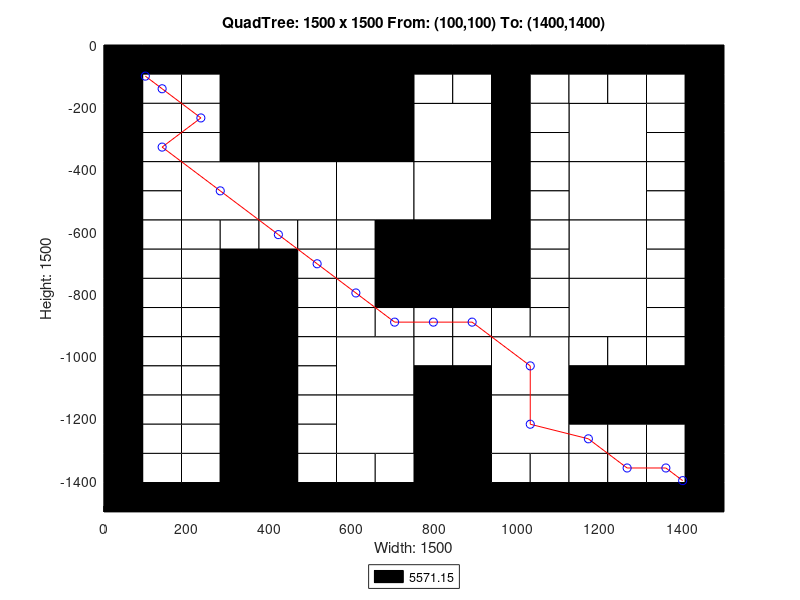

This chart was generated by the following MATLAB code:
axis([0 1500 -1500 0]);
title('QuadTree: 1500 x 1500 From: (100,100) To: (1400,1400)');
xlabel('Width: 1500');
ylabel('Height: 1500');
rectangle('Position',[375 -375 375 375], 'FaceColor',[0 0 0]);
rectangle('Position',[187.5 -562.5 187.5 187.5], 'FaceColor',[1 1 1]);
rectangle('Position',[375 -562.5 187.5 187.5], 'FaceColor',[1 1 1]);
rectangle('Position',[562.5 -562.5 187.5 187.5], 'FaceColor',[1 1 1]);
rectangle('Position',[750 -375 187.5 187.5], 'FaceColor',[1 1 1]);
rectangle('Position',[1125 -375 187.5 187.5], 'FaceColor',[1 1 1]);
rectangle('Position',[750 -562.5 187.5 187.5], 'FaceColor',[1 1 1]);
rectangle('Position',[750 -750 187.5 187.5], 'FaceColor',[0 0 0]);
rectangle('Position',[1125 -562.5 187.5 187.5], 'FaceColor',[1 1 1]);
rectangle('Position',[1125 -750 187.5 187.5], 'FaceColor',[1 1 1]);
rectangle('Position',[562.5 -1125 187.5 187.5], 'FaceColor',[1 1 1]);
rectangle('Position',[562.5 -1312.5 187.5 187.5], 'FaceColor',[1 1 1]);
rectangle('Position',[937.5 -1125 187.5 187.5], 'FaceColor',[1 1 1]);
rectangle('Position',[1125 -937.5 187.5 187.5], 'FaceColor',[1 1 1]);
rectangle('Position',[750 -1312.5 187.5 187.5], 'FaceColor',[0 0 0]);
rectangle('Position',[937.5 -1312.5 187.5 187.5], 'FaceColor',[1 1 1]);
rectangle('Position',[750 -1500 187.5 187.5], 'FaceColor',[0 0 0]);
rectangle('Position',[0 -93.75 93.75 93.75], 'FaceColor',[0 0 0]);
rectangle('Position',[93.75 -93.75 93.75 93.75], 'FaceColor',[0 0 0]);
rectangle('Position',[0 -187.5 93.75 93.75], 'FaceColor',[0 0 0]);
rectangle('Position',[93.75 -187.5 93.75 93.75], 'FaceColor',[1 1 1]);
rectangle('Position',[187.5 -93.75 93.75 93.75], 'FaceColor',[0 0 0]);
rectangle('Position',[281.25 -93.75 93.75 93.75], 'FaceColor',[0 0 0]);
rectangle('Position',[187.5 -187.5 93.75 93.75], 'FaceColor',[1 1 1]);
rectangle('Position',[281.25 -187.5 93.75 93.75], 'FaceColor',[0 0 0]);
rectangle('Position',[0 -281.25 93.75 93.75], 'FaceColor',[0 0 0]);
rectangle('Position',[93.75 -281.25 93.75 93.75], 'FaceColor',[1 1 1]);
rectangle('Position',[0 -375 93.75 93.75], 'FaceColor',[0 0 0]);
rectangle('Position',[93.75 -375 93.75 93.75], 'FaceColor',[1 1 1]);
rectangle('Position',[187.5 -281.25 93.75 93.75], 'FaceColor',[1 1 1]);
rectangle('Position',[281.25 -281.25 93.75 93.75], 'FaceColor',[0 0 0]);
rectangle('Position',[187.5 -375 93.75 93.75], 'FaceColor',[1 1 1]);
rectangle('Position',[281.25 -375 93.75 93.75], 'FaceColor',[0 0 0]);
rectangle('Position',[0 -468.75 93.75 93.75], 'FaceColor',[0 0 0]);
rectangle('Position',[93.75 -468.75 93.75 93.75], 'FaceColor',[1 1 1]);
rectangle('Position',[0 -562.5 93.75 93.75], 'FaceColor',[0 0 0]);
rectangle('Position',[93.75 -562.5 93.75 93.75], 'FaceColor',[1 1 1]);
rectangle('Position',[0 -656.25 93.75 93.75], 'FaceColor',[0 0 0]);
rectangle('Position',[93.75 -656.25 93.75 93.75], 'FaceColor',[1 1 1]);
rectangle('Position',[0 -750 93.75 93.75], 'FaceColor',[0 0 0]);
rectangle('Position',[93.75 -750 93.75 93.75], 'FaceColor',[1 1 1]);
rectangle('Position',[187.5 -656.25 93.75 93.75], 'FaceColor',[1 1 1]);
rectangle('Position',[281.25 -656.25 93.75 93.75], 'FaceColor',[1 1 1]);
rectangle('Position',[187.5 -750 93.75 93.75], 'FaceColor',[1 1 1]);
rectangle('Position',[281.25 -750 93.75 93.75], 'FaceColor',[0 0 0]);
rectangle('Position',[375 -656.25 93.75 93.75], 'FaceColor',[1 1 1]);
rectangle('Position',[468.75 -656.25 93.75 93.75], 'FaceColor',[1 1 1]);
rectangle('Position',[375 -750 93.75 93.75], 'FaceColor',[0 0 0]);
rectangle('Position',[468.75 -750 93.75 93.75], 'FaceColor',[1 1 1]);
rectangle('Position',[562.5 -656.25 93.75 93.75], 'FaceColor',[1 1 1]);
rectangle('Position',[656.25 -656.25 93.75 93.75], 'FaceColor',[0 0 0]);
rectangle('Position',[562.5 -750 93.75 93.75], 'FaceColor',[1 1 1]);
rectangle('Position',[656.25 -750 93.75 93.75], 'FaceColor',[0 0 0]);
rectangle('Position',[750 -93.75 93.75 93.75], 'FaceColor',[0 0 0]);
rectangle('Position',[843.75 -93.75 93.75 93.75], 'FaceColor',[0 0 0]);
rectangle('Position',[750 -187.5 93.75 93.75], 'FaceColor',[1 1 1]);
rectangle('Position',[843.75 -187.5 93.75 93.75], 'FaceColor',[1 1 1]);
rectangle('Position',[937.5 -93.75 93.75 93.75], 'FaceColor',[0 0 0]);
rectangle('Position',[1031.25 -93.75 93.75 93.75], 'FaceColor',[0 0 0]);
rectangle('Position',[937.5 -187.5 93.75 93.75], 'FaceColor',[0 0 0]);
rectangle('Position',[1031.25 -187.5 93.75 93.75], 'FaceColor',[1 1 1]);
rectangle('Position',[937.5 -281.25 93.75 93.75], 'FaceColor',[0 0 0]);
rectangle('Position',[1031.25 -281.25 93.75 93.75], 'FaceColor',[1 1 1]);
rectangle('Position',[937.5 -375 93.75 93.75], 'FaceColor',[0 0 0]);
rectangle('Position',[1031.25 -375 93.75 93.75], 'FaceColor',[1 1 1]);
rectangle('Position',[1125 -93.75 93.75 93.75], 'FaceColor',[0 0 0]);
rectangle('Position',[1218.75 -93.75 93.75 93.75], 'FaceColor',[0 0 0]);
rectangle('Position',[1125 -187.5 93.75 93.75], 'FaceColor',[1 1 1]);
rectangle('Position',[1218.75 -187.5 93.75 93.75], 'FaceColor',[1 1 1]);
rectangle('Position',[1312.5 -93.75 93.75 93.75], 'FaceColor',[0 0 0]);
rectangle('Position',[1406.25 -93.75 93.75 93.75], 'FaceColor',[0 0 0]);
rectangle('Position',[1312.5 -187.5 93.75 93.75], 'FaceColor',[1 1 1]);
rectangle('Position',[1406.25 -187.5 93.75 93.75], 'FaceColor',[0 0 0]);
rectangle('Position',[1312.5 -281.25 93.75 93.75], 'FaceColor',[1 1 1]);
rectangle('Position',[1406.25 -281.25 93.75 93.75], 'FaceColor',[0 0 0]);
rectangle('Position',[1312.5 -375 93.75 93.75], 'FaceColor',[1 1 1]);
rectangle('Position',[1406.25 -375 93.75 93.75], 'FaceColor',[0 0 0]);
rectangle('Position',[937.5 -468.75 93.75 93.75], 'FaceColor',[0 0 0]);
rectangle('Position',[1031.25 -468.75 93.75 93.75], 'FaceColor',[1 1 1]);
rectangle('Position',[937.5 -562.5 93.75 93.75], 'FaceColor',[0 0 0]);
rectangle('Position',[1031.25 -562.5 93.75 93.75], 'FaceColor',[1 1 1]);
rectangle('Position',[937.5 -656.25 93.75 93.75], 'FaceColor',[0 0 0]);
rectangle('Position',[1031.25 -656.25 93.75 93.75], 'FaceColor',[1 1 1]);
rectangle('Position',[937.5 -750 93.75 93.75], 'FaceColor',[0 0 0]);
rectangle('Position',[1031.25 -750 93.75 93.75], 'FaceColor',[1 1 1]);
rectangle('Position',[1312.5 -468.75 93.75 93.75], 'FaceColor',[1 1 1]);
rectangle('Position',[1406.25 -468.75 93.75 93.75], 'FaceColor',[0 0 0]);
rectangle('Position',[1312.5 -562.5 93.75 93.75], 'FaceColor',[1 1 1]);
rectangle('Position',[1406.25 -562.5 93.75 93.75], 'FaceColor',[0 0 0]);
rectangle('Position',[1312.5 -656.25 93.75 93.75], 'FaceColor',[1 1 1]);
rectangle('Position',[1406.25 -656.25 93.75 93.75], 'FaceColor',[0 0 0]);
rectangle('Position',[1312.5 -750 93.75 93.75], 'FaceColor',[1 1 1]);
rectangle('Position',[1406.25 -750 93.75 93.75], 'FaceColor',[0 0 0]);
rectangle('Position',[0 -843.75 93.75 93.75], 'FaceColor',[0 0 0]);
rectangle('Position',[93.75 -843.75 93.75 93.75], 'FaceColor',[1 1 1]);
rectangle('Position',[0 -937.5 93.75 93.75], 'FaceColor',[0 0 0]);
rectangle('Position',[93.75 -937.5 93.75 93.75], 'FaceColor',[1 1 1]);
rectangle('Position',[187.5 -843.75 93.75 93.75], 'FaceColor',[1 1 1]);
rectangle('Position',[281.25 -843.75 93.75 93.75], 'FaceColor',[0 0 0]);
rectangle('Position',[187.5 -937.5 93.75 93.75], 'FaceColor',[1 1 1]);
rectangle('Position',[281.25 -937.5 93.75 93.75], 'FaceColor',[0 0 0]);
rectangle('Position',[0 -1031.25 93.75 93.75], 'FaceColor',[0 0 0]);
rectangle('Position',[93.75 -1031.25 93.75 93.75], 'FaceColor',[1 1 1]);
rectangle('Position',[0 -1125 93.75 93.75], 'FaceColor',[0 0 0]);
rectangle('Position',[93.75 -1125 93.75 93.75], 'FaceColor',[1 1 1]);
rectangle('Position',[187.5 -1031.25 93.75 93.75], 'FaceColor',[1 1 1]);
rectangle('Position',[281.25 -1031.25 93.75 93.75], 'FaceColor',[0 0 0]);
rectangle('Position',[187.5 -1125 93.75 93.75], 'FaceColor',[1 1 1]);
rectangle('Position',[281.25 -1125 93.75 93.75], 'FaceColor',[0 0 0]);
rectangle('Position',[375 -843.75 93.75 93.75], 'FaceColor',[0 0 0]);
rectangle('Position',[468.75 -843.75 93.75 93.75], 'FaceColor',[1 1 1]);
rectangle('Position',[375 -937.5 93.75 93.75], 'FaceColor',[0 0 0]);
rectangle('Position',[468.75 -937.5 93.75 93.75], 'FaceColor',[1 1 1]);
rectangle('Position',[562.5 -843.75 93.75 93.75], 'FaceColor',[1 1 1]);
rectangle('Position',[656.25 -843.75 93.75 93.75], 'FaceColor',[0 0 0]);
rectangle('Position',[562.5 -937.5 93.75 93.75], 'FaceColor',[1 1 1]);
rectangle('Position',[656.25 -937.5 93.75 93.75], 'FaceColor',[1 1 1]);
rectangle('Position',[375 -1031.25 93.75 93.75], 'FaceColor',[0 0 0]);
rectangle('Position',[468.75 -1031.25 93.75 93.75], 'FaceColor',[1 1 1]);
rectangle('Position',[375 -1125 93.75 93.75], 'FaceColor',[0 0 0]);
rectangle('Position',[468.75 -1125 93.75 93.75], 'FaceColor',[1 1 1]);
rectangle('Position',[0 -1218.75 93.75 93.75], 'FaceColor',[0 0 0]);
rectangle('Position',[93.75 -1218.75 93.75 93.75], 'FaceColor',[1 1 1]);
rectangle('Position',[0 -1312.5 93.75 93.75], 'FaceColor',[0 0 0]);
rectangle('Position',[93.75 -1312.5 93.75 93.75], 'FaceColor',[1 1 1]);
rectangle('Position',[187.5 -1218.75 93.75 93.75], 'FaceColor',[1 1 1]);
rectangle('Position',[281.25 -1218.75 93.75 93.75], 'FaceColor',[0 0 0]);
rectangle('Position',[187.5 -1312.5 93.75 93.75], 'FaceColor',[1 1 1]);
rectangle('Position',[281.25 -1312.5 93.75 93.75], 'FaceColor',[0 0 0]);
rectangle('Position',[0 -1406.25 93.75 93.75], 'FaceColor',[0 0 0]);
rectangle('Position',[93.75 -1406.25 93.75 93.75], 'FaceColor',[1 1 1]);
rectangle('Position',[0 -1500 93.75 93.75], 'FaceColor',[0 0 0]);
rectangle('Position',[93.75 -1500 93.75 93.75], 'FaceColor',[0 0 0]);
rectangle('Position',[187.5 -1406.25 93.75 93.75], 'FaceColor',[1 1 1]);
rectangle('Position',[281.25 -1406.25 93.75 93.75], 'FaceColor',[0 0 0]);
rectangle('Position',[187.5 -1500 93.75 93.75], 'FaceColor',[0 0 0]);
rectangle('Position',[281.25 -1500 93.75 93.75], 'FaceColor',[0 0 0]);
rectangle('Position',[375 -1218.75 93.75 93.75], 'FaceColor',[0 0 0]);
rectangle('Position',[468.75 -1218.75 93.75 93.75], 'FaceColor',[1 1 1]);
rectangle('Position',[375 -1312.5 93.75 93.75], 'FaceColor',[0 0 0]);
rectangle('Position',[468.75 -1312.5 93.75 93.75], 'FaceColor',[1 1 1]);
rectangle('Position',[375 -1406.25 93.75 93.75], 'FaceColor',[0 0 0]);
rectangle('Position',[468.75 -1406.25 93.75 93.75], 'FaceColor',[1 1 1]);
rectangle('Position',[375 -1500 93.75 93.75], 'FaceColor',[0 0 0]);
rectangle('Position',[468.75 -1500 93.75 93.75], 'FaceColor',[0 0 0]);
rectangle('Position',[562.5 -1406.25 93.75 93.75], 'FaceColor',[1 1 1]);
rectangle('Position',[656.25 -1406.25 93.75 93.75], 'FaceColor',[1 1 1]);
rectangle('Position',[562.5 -1500 93.75 93.75], 'FaceColor',[0 0 0]);
rectangle('Position',[656.25 -1500 93.75 93.75], 'FaceColor',[0 0 0]);
rectangle('Position',[750 -843.75 93.75 93.75], 'FaceColor',[0 0 0]);
rectangle('Position',[843.75 -843.75 93.75 93.75], 'FaceColor',[0 0 0]);
rectangle('Position',[750 -937.5 93.75 93.75], 'FaceColor',[1 1 1]);
rectangle('Position',[843.75 -937.5 93.75 93.75], 'FaceColor',[1 1 1]);
rectangle('Position',[937.5 -843.75 93.75 93.75], 'FaceColor',[0 0 0]);
rectangle('Position',[1031.25 -843.75 93.75 93.75], 'FaceColor',[1 1 1]);
rectangle('Position',[937.5 -937.5 93.75 93.75], 'FaceColor',[1 1 1]);
rectangle('Position',[1031.25 -937.5 93.75 93.75], 'FaceColor',[1 1 1]);
rectangle('Position',[750 -1031.25 93.75 93.75], 'FaceColor',[1 1 1]);
rectangle('Position',[843.75 -1031.25 93.75 93.75], 'FaceColor',[1 1 1]);
rectangle('Position',[750 -1125 93.75 93.75], 'FaceColor',[0 0 0]);
rectangle('Position',[843.75 -1125 93.75 93.75], 'FaceColor',[0 0 0]);
rectangle('Position',[1312.5 -843.75 93.75 93.75], 'FaceColor',[1 1 1]);
rectangle('Position',[1406.25 -843.75 93.75 93.75], 'FaceColor',[0 0 0]);
rectangle('Position',[1312.5 -937.5 93.75 93.75], 'FaceColor',[1 1 1]);
rectangle('Position',[1406.25 -937.5 93.75 93.75], 'FaceColor',[0 0 0]);
rectangle('Position',[1125 -1031.25 93.75 93.75], 'FaceColor',[1 1 1]);
rectangle('Position',[1218.75 -1031.25 93.75 93.75], 'FaceColor',[1 1 1]);
rectangle('Position',[1125 -1125 93.75 93.75], 'FaceColor',[0 0 0]);
rectangle('Position',[1218.75 -1125 93.75 93.75], 'FaceColor',[0 0 0]);
rectangle('Position',[1312.5 -1031.25 93.75 93.75], 'FaceColor',[1 1 1]);
rectangle('Position',[1406.25 -1031.25 93.75 93.75], 'FaceColor',[0 0 0]);
rectangle('Position',[1312.5 -1125 93.75 93.75], 'FaceColor',[0 0 0]);
rectangle('Position',[1406.25 -1125 93.75 93.75], 'FaceColor',[0 0 0]);
rectangle('Position',[937.5 -1406.25 93.75 93.75], 'FaceColor',[1 1 1]);
rectangle('Position',[1031.25 -1406.25 93.75 93.75], 'FaceColor',[1 1 1]);
rectangle('Position',[937.5 -1500 93.75 93.75], 'FaceColor',[0 0 0]);
rectangle('Position',[1031.25 -1500 93.75 93.75], 'FaceColor',[0 0 0]);
rectangle('Position',[1125 -1218.75 93.75 93.75], 'FaceColor',[0 0 0]);
rectangle('Position',[1218.75 -1218.75 93.75 93.75], 'FaceColor',[0 0 0]);
rectangle('Position',[1125 -1312.5 93.75 93.75], 'FaceColor',[1 1 1]);
rectangle('Position',[1218.75 -1312.5 93.75 93.75], 'FaceColor',[1 1 1]);
rectangle('Position',[1312.5 -1218.75 93.75 93.75], 'FaceColor',[0 0 0]);
rectangle('Position',[1406.25 -1218.75 93.75 93.75], 'FaceColor',[0 0 0]);
rectangle('Position',[1312.5 -1312.5 93.75 93.75], 'FaceColor',[1 1 1]);
rectangle('Position',[1406.25 -1312.5 93.75 93.75], 'FaceColor',[0 0 0]);
rectangle('Position',[1125 -1406.25 93.75 93.75], 'FaceColor',[1 1 1]);
rectangle('Position',[1218.75 -1406.25 93.75 93.75], 'FaceColor',[1 1 1]);
rectangle('Position',[1125 -1500 93.75 93.75], 'FaceColor',[0 0 0]);
rectangle('Position',[1218.75 -1500 93.75 93.75], 'FaceColor',[0 0 0]);
rectangle('Position',[1312.5 -1406.25 93.75 93.75], 'FaceColor',[1 1 1]);
rectangle('Position',[1406.25 -1406.25 93.75 93.75], 'FaceColor',[0 0 0]);
rectangle('Position',[1312.5 -1500 93.75 93.75], 'FaceColor',[0 0 0]);
rectangle('Position',[1406.25 -1500 93.75 93.75], 'FaceColor',[0 0 0]);
X=[1400,1359.38,1265.62,1171.88,1031.25,1031.25,890.625,796.875,703.125,609.375,515.625,421.875,281.25,140.625,234.375,140.625,100];
Y=[-1400,-1359.38,-1359.38,-1265.62,-1218.75,-1031.25,-890.625,-890.625,-890.625,-796.875,-703.125,-609.375,-468.75,-328.125,-234.375,-140.625,-100];
hold on;
plot(X,Y,'r');
plot(X,Y,'bo');
legend('5571.15','Location','southoutside');
